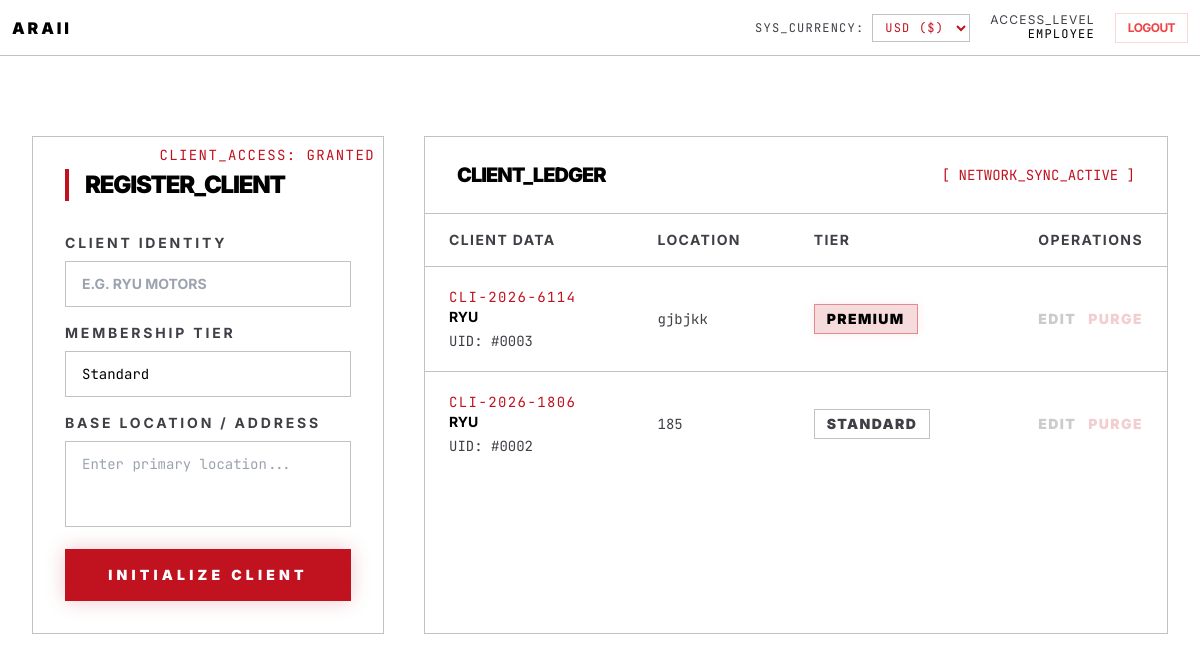
Page /customers.php (signed in) on the earlier database version.
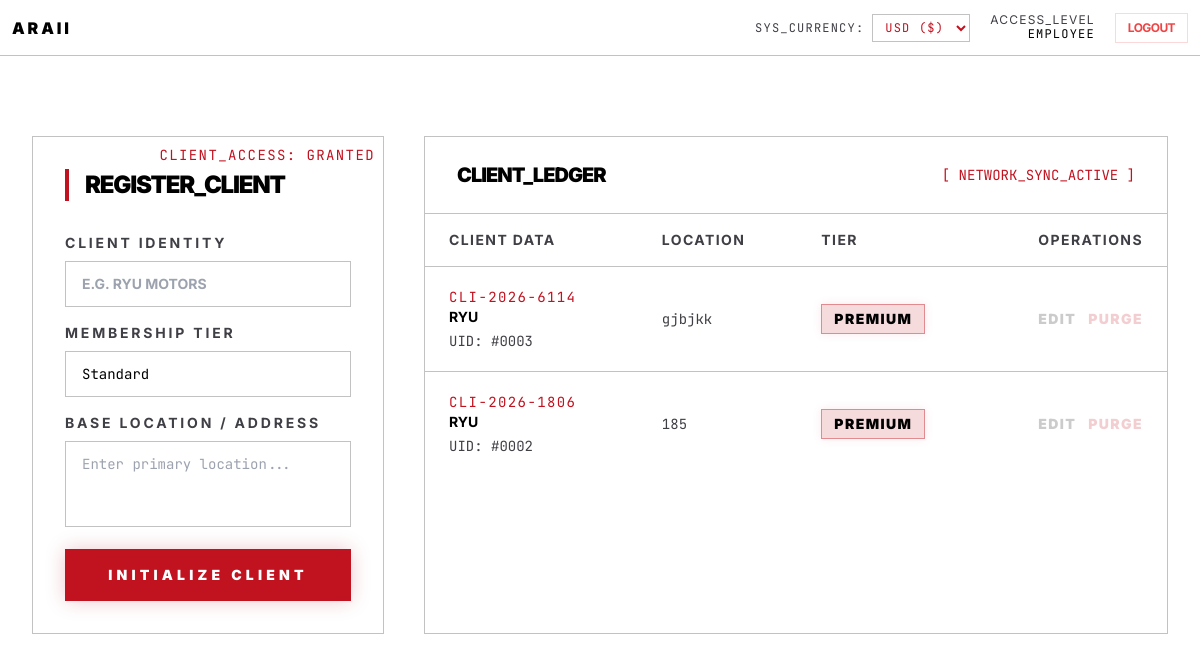
Same page on the later database version.
### tables this page shows
CREATE TABLE `customers` (
  `customer_id` int(11) NOT NULL,
  `user_id` int(11) DEFAULT NULL,
  `customer_code` varchar(20) NOT NULL,
  `contact_name` varchar(150) NOT NULL,
  `address` text NOT NULL,
  `membership_level` enum('STANDARD','PREMIUM') DEFAULT 'STANDARD',
  `created_at` timestamp NULL DEFAULT current_timestamp()
);

### customers.php (the view, shortened to what this page needs)
<?php
require_once "config/database.php";
?>
<!DOCTYPE html>
<html lang="en">
<?php
include 'partials/head.php';
?>
<body class="page-bg-cinematic bg-white text-black font-sans min-h-screen overflow-x-hidden selection:bg-premium selection:text-white">
    <?php include 'partials/nav.php'; ?>
    <main class="max-w-[1400px] mx-auto py-20 px-8">
        <div class="grid grid-cols-1 lg:grid-cols-3 gap-10">
            <div class="lg:col-span-1 anim-load" style="animation-delay: 0.1s;">
                <div class="bg-white border border-obsidian-edge p-8 relative overflow-hidden">
                    <div class="absolute top-0 right-0 p-2 font-mono text-sm text-premium/30 uppercase tracking-widest">Client_Access: Granted</div>
                    <h2 class="text-2xl font-black uppercase tracking-tighter mb-8 border-l-4 border-premium pl-4">Register_Client</h2>
                    <form action="actions/add_customer.php" method="POST" class="space-y-4">
                        <div>
                            <label class="block text-sm uppercase tracking-[0.2em] text-obsidian-muted mb-2 font-bold">Client Identity</label>
                            <input type="text" name="contact_name" required placeholder="e.g. RYU MOTORS"
                                class="w-full bg-white border border-obsidian-edge px-4 py-3 text-sm font-bold focus:outline-none focus:border-premium transition-colors text-black uppercase">
                        </div>
                        <div>
                            <label class="block text-sm uppercase tracking-[0.2em] text-obsidian-muted mb-2 font-bold">Membership Tier</label>
                            <select name="membership_level" class="w-full bg-white border border-obsidian-edge px-4 py-3 text-sm font-mono focus:outline-none focus:border-premium transition-colors text-black appearance-none">
                                <option value="STANDARD">Standard</option>
                            </select>
                        </div>
                        <div>
                            <label class="block text-sm uppercase tracking-[0.2em] text-obsidian-muted mb-2 font-bold">Base Location / Address</label>
                            <textarea name="address" rows="3" required placeholder="Enter primary location..."
                                class="w-full bg-white border border-obsidian-edge px-4 py-3 text-sm font-mono focus:outline-none focus:border-premium transition-colors text-black resize-none"></textarea>
                        </div>
                        <button type="submit" class="w-full py-4 bg-premium text-white text-sm font-black uppercase tracking-[0.3em] hover:bg-white hover:text-black transition-all duration-300 shadow-[0_0_20px_rgba(176,0,32,0.22)]">
                            Initialize Client
                        </button>
                    </form>
                </div>
            </div>
            <div class="lg:col-span-2 anim-load" style="animation-delay: 0.2s;">
                <div class="bg-white border border-obsidian-edge overflow-hidden h-full flex flex-col">
                    <div class="px-8 py-6 border-b border-obsidian-edge bg-white/[0.02] flex justify-between items-center">
                        <h2 class="text-xl font-black uppercase tracking-tighter">Client_Ledger</h2>
                        <span class="text-premium font-mono text-sm animate-pulse">[ NETWORK_SYNC_ACTIVE ]</span>
                    </div>
                    <div class="overflow-x-auto flex-grow">
                        <table class="w-full text-left border-collapse">
                            <thead>
                                <tr class="text-sm uppercase tracking-widest text-obsidian-muted border-b border-obsidian-edge">
                                    <th class="px-6 py-4">Client Data</th>
                                    <th class="px-6 py-4">Location</th>
                                    <th class="px-6 py-4">Tier</th>
                                    <th class="px-6 py-4 text-right">Operations</th>
                                </tr>
                            </thead>
                            <tbody class="divide-y divide-obsidian-edge">
                                <?php
                                $customerQuery = "SELECT * FROM customers ORDER BY created_at DESC";
                                $customerResult = $mysqli->query($customerQuery);
                                if ($customerResult->num_rows > 0):
                                    while($customer = $customerResult->fetch_assoc()):
                                ?>
                                <tr class="group hover:bg-white/[0.01] transition-colors">
                                    <td class="px-6 py-5">
                                        <div class="text-sm font-mono text-premium uppercase tracking-widest">
                                            <?= htmlspecialchars($customer['customer_code']) ?>
                                        </div>
                                        <div class="text-sm font-bold uppercase text-black group-hover:text-premium transition-colors">
                                            <?= htmlspecialchars($customer['contact_name']) ?>
                                        </div>
                                        <div class="text-sm font-mono text-obsidian-muted mt-1">
                                            UID: #<?= str_pad($customer['customer_id'], 4, '0', STR_PAD_LEFT) ?>
                                        </div>
                                    </td>
                                    <td class="px-6 py-5">
                                        <div class="text-sm font-mono text-obsidian-muted line-clamp-2 max-w-[200px]">
                                            <?= htmlspecialchars($customer['address']) ?>
                                        </div>
                                    </td>
                                    <td class="px-6 py-5">
                                        <?php if($customer['membership_level'] === 'PREMIUM'): ?>
                                            <span class="inline-flex items-center gap-2 px-3 py-1 bg-premium/15 border border-premium/40 text-black text-sm font-black uppercase tracking-widest shadow-[0_0_10px_rgba(225,29,72,0.1)]">
                                                <?= htmlspecialchars($customer['membership_level']) ?>
                                            </span>
                                        <?php else: ?>
                                            <span class="inline-flex items-center gap-2 px-3 py-1 bg-white/5 border border-black/10 text-obsidian-muted text-sm font-black uppercase tracking-widest">
                                                STANDARD
                                            </span>
                                        <?php endif; ?>
                                    </td>
                                    <td class="px-6 py-5 text-right">
                                        <div class="flex justify-end gap-3 opacity-20 group-hover:opacity-100 transition-opacity duration-300">
                                            <a href="edit_customer.php?id=<?= $customer['customer_id'] ?>" class="text-sm font-black uppercase tracking-widest text-black/50 hover:text-black transition-colors">Edit</a>
                                            <a href="actions/delete_customer.php?id=<?= $customer['customer_id'] ?>"
                                            onclick="return confirm('Purge this client from the database?')"
                                            class="text-sm font-black uppercase tracking-widest text-premium/50 hover:text-premium transition-colors">Purge</a>
                                        </div>
                                    </td>
                                </tr>
                                <?php endwhile; else: ?>
                                <tr>
                                    <td colspan="4" class="px-6 py-10 text-center text-obsidian-muted font-mono text-sm">No clients found in ledger.</td>
                                </tr>
                                <?php endif; ?>
                            </tbody>
                        </table>
                    </div>
                </div>
            </div>
        </div>
    </main>
</body>
</html>

### partials/head.php (shortened to what this page needs)
<head>
    <script src="https://cdn.tailwindcss.com"></script>
    <link rel="stylesheet" href="assets/css/app.css">
</head>

### partials/nav.php (shortened to what this page needs)
<nav class="sticky top-0 z-50 min-h-[56px] flex items-center justify-between gap-3 px-3 xl:px-6 py-2 border-b border-obsidian-edge bg-white/95 backdrop-blur-md">
    <div class="font-black uppercase tracking-[0.18em] text-base text-black">
        ARAII
    </div>
    <div class="hidden lg:flex items-center gap-5 text-xs uppercase tracking-widest">
        <form action="actions/set_currency.php" method="POST" class="flex items-center gap-2">
            <span class="text-xs text-obsidian-muted font-mono uppercase tracking-widest">Sys_Currency:</span>
            <select name="currency" onchange="this.form.submit()" class="bg-white border border-obsidian-edge text-xs font-mono text-premium uppercase tracking-widest px-2 py-1 focus:outline-none focus:border-black transition-colors cursor-pointer">
                <option value="USD" <?= $_SESSION['currency'] == 'USD' ? 'selected' : '' ?>>USD ($)</option>
            </select>
        </form>
        <div class="flex flex-col items-end">
            <span class="text-xs text-obsidian-muted leading-none">Access_Level</span>
            <span class="text-black text-xs font-mono"><?= htmlspecialchars($_SESSION['role'] ?? 'guest') ?></span>
        </div>
        <a href="logout.php" class="text-red-500 border border-red-500/20 px-3 py-1.5 text-xs font-bold tracking-tighter transition-all duration-300 hover:bg-red-500 hover:text-black hover:shadow-[0_0_15px_rgba(255,77,77,0.3)]">
            Logout
        </a>
    </div>
</nav>

### assets/css/app.css (style rules this page uses)
:root { --ui-bg: #ffffff; --ui-surface: #ffffff; --ui-text: #000000; --ui-muted: #3f3f46; --ui-border: rgba(0, 0, 0, 0.24); --ui-accent: #c1121f; --ui-track: #ffffff; }
body { background-color: var(--ui-bg) !important; color: var(--ui-text) !important; }
body.page-bg-cinematic { background-image: none; }
.bg-white, .bg-white\/95, .bg-white\/90, .bg-white\/80, .bg-white\/50, .bg-obsidian-bg, .bg-obsidian-surface { background-color: var(--ui-surface) !important; }
.text-black, .text-black\/50, .text-black\/60, .text-black\/70, .text-black\/80, .text-obsidian-muted { color: var(--ui-text) !important; }
.text-obsidian-muted { color: var(--ui-muted) !important; }
.border-obsidian-edge, .border-black\/10, .border-black\/20, .divide-obsidian-edge, .divide-black\/20 { border-color: var(--ui-border) !important; }
.text-premium, .text-premium\/30, .text-premium\/50 { color: var(--ui-accent) !important; }
.bg-premium, .bg-premium\/10, .bg-premium\/20 { background-color: var(--ui-accent) !important; }
.border-premium, .border-premium\/20, .border-premium\/30, .border-premium\/50 { border-color: var(--ui-accent) !important; }
.anim-load { animation: tectonicRise 0.8s forwards ease-out; opacity: 0; }

Differences in the rows shown:
changed customers "CLI-2026-1806": membership_level (not shown) → "PREMIUM"; no longer shows "STANDARD"
